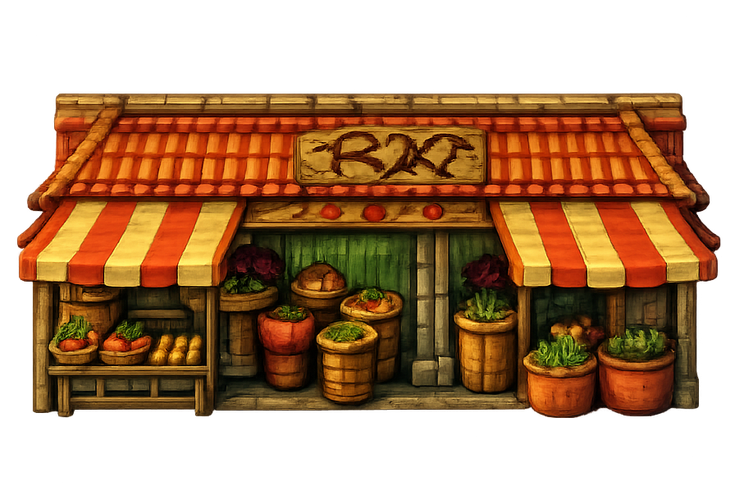
#> input picture assets/bazaar.png, 735 x 491 px, shrunk from 896 x 598 before the run; its folder holds 4 pictures in this run
$ python analyze_colors.py
#> lines starting #> are read from the running program, lines starting #| are printed output that depends on the picture
import os
from PIL import Image

def get_corner_color(filepath):
#> called with filepath = 'assets/bazaar.png'
    try:
        img = Image.open(filepath)
#> img is the input picture: PIL image 735x491 RGBA; mean R, G, B, A 75.8, 41.8, 13.2, 148.2
        img = img.convert('RGB')
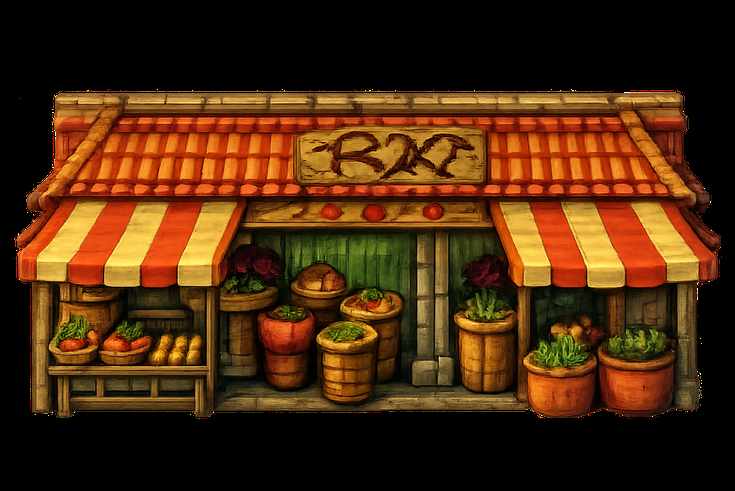
#> img: PIL image 735x491 RGB; mean R, G, B 75.8, 41.8, 13.2
        # Get top-left pixel
        color = img.getpixel((0, 0))
#> color = (0, 0, 0)
        return color
    except Exception as e:
        return str(e)

assets_dir = 'assets'
files = [f for f in os.listdir(assets_dir) if f.endswith('.png')]

print(f"{'File':<30} | {'R, G, B':<15}")
print("-" * 50)

for f in files:
    path = os.path.join(assets_dir, f)
    color = get_corner_color(path)
#> color = (0, 0, 0)
    print(f"{f:<30} | {str(color):<15}")
#| bazaar.png                     | (0, 0, 0)
#> pass 3 of the loop `for f in files:`:
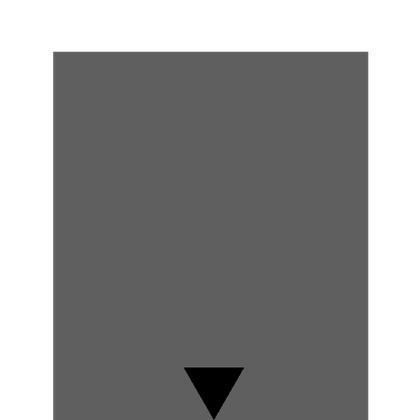
#> input picture assets/building_template.png, 420 x 420 px, shrunk from 512 x 512 before the run
#> in get_corner_color, img is the input picture: PIL image 420x420 RGBA; mean R, G, B, A 62.4, 62.4, 62.4, 167.7
#> in get_corner_color (call 3), `img = img.convert('RGB')`:
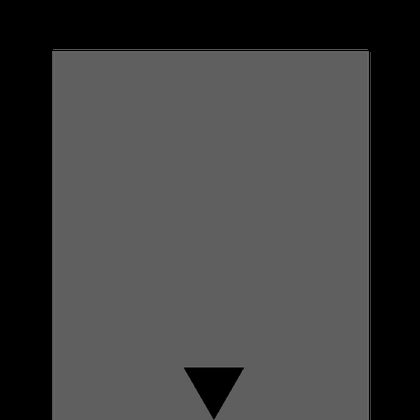
#> img: PIL image 420x420 RGB; mean R, G, B 62.4, 62.4, 62.4
#| building_template.png          | (0, 0, 0)
#> the loop made 4 passes; the first 3 are shown
